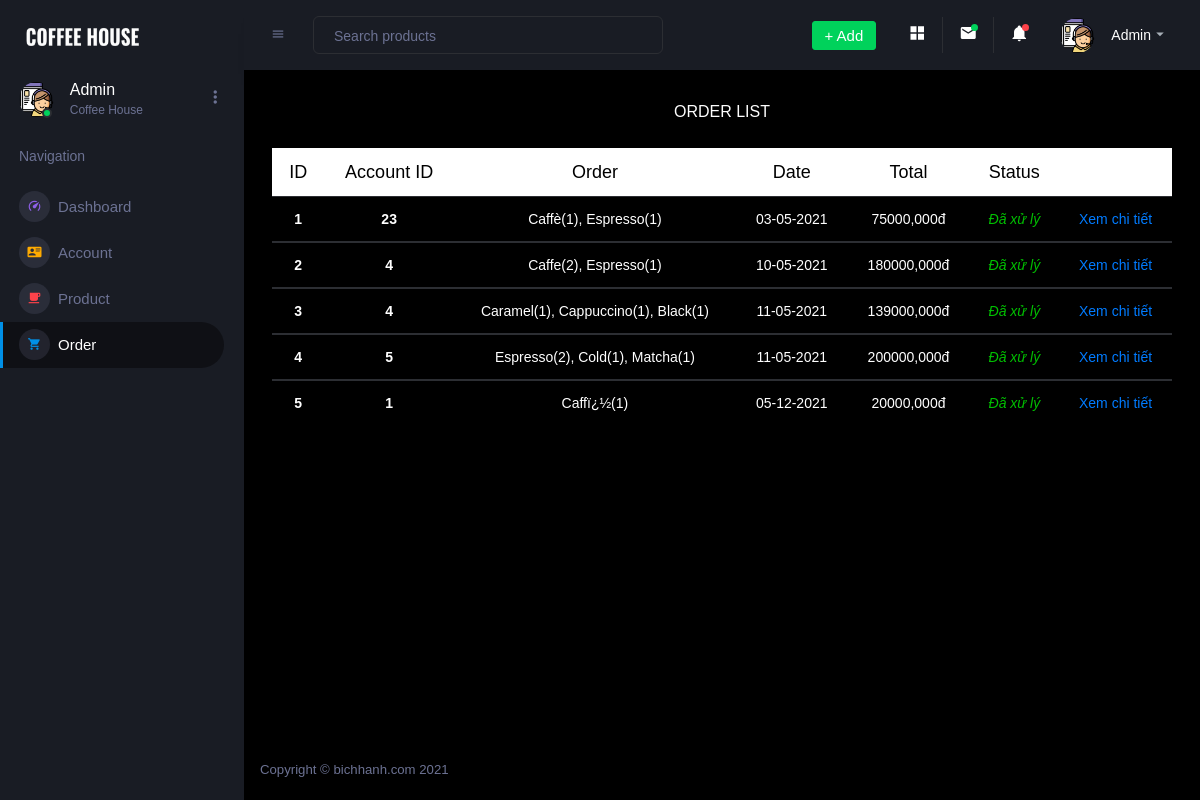
/admin/order.php, run on an earlier commit of the app's database.
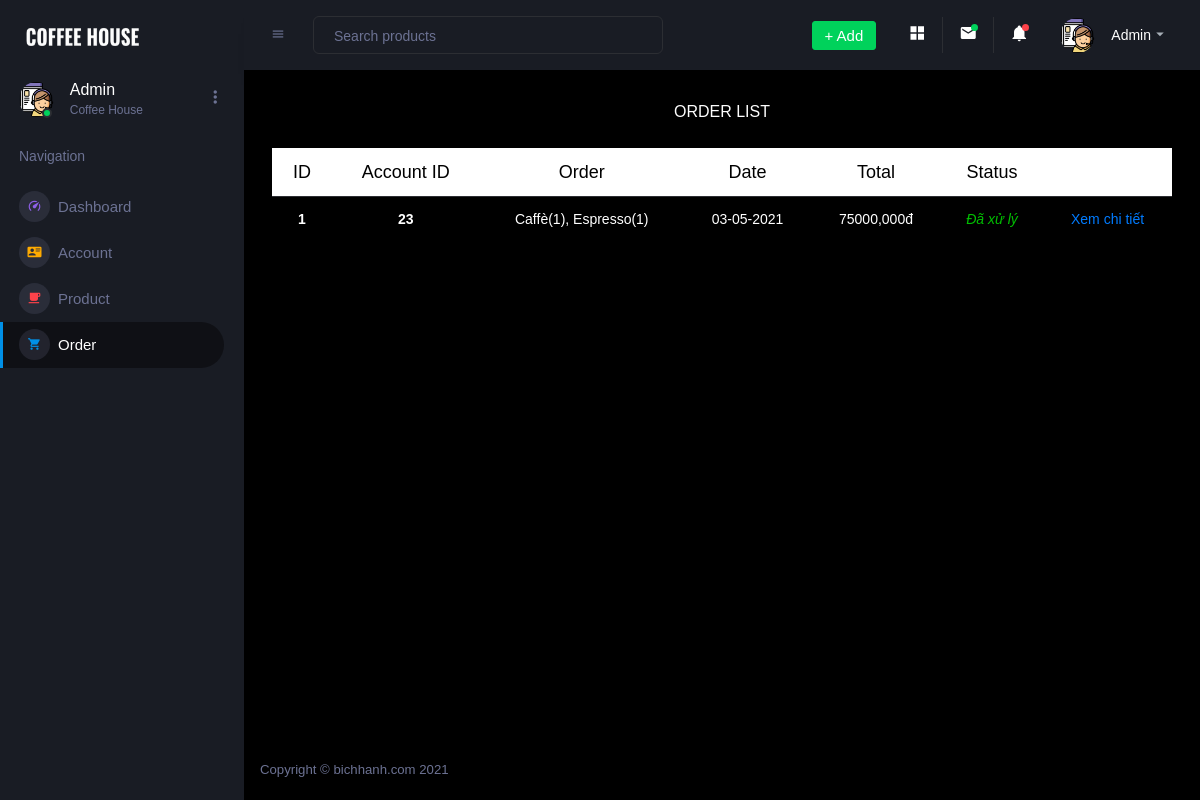
And on a later commit of the database.
### tables this page shows
CREATE TABLE `hoadon` (
  `idhd` int(10) NOT NULL,
  `matk` int(10) NOT NULL,
  `noidungdathang` varchar(255) NOT NULL,
  `ngaylap` varchar(100) NOT NULL,
  `thanhtien` varchar(100) NOT NULL,
  `tinhtrang` varchar(2) NOT NULL
);

### admin/hehe.php (called while the page is built, shortened)
<?php
class module{
    function getOrder(){
        $db = new Connection();
        $conn = $db -> conn;
        $sql = "SELECT * FROM hoadon";
        $query = mysqli_query($conn, $sql);
        $result = array();
        if(mysqli_num_rows($query) > 0){
            while($row = mysqli_fetch_assoc($query)){
                $result[] = $row;
            }
        }
        return $result;
    }
}
?>

### admin/order.php (the view, shortened to what the changed rows need)
<?php
require_once("./hehe.php");
$a = new module();
$order = $a -> getOrder();
?>
<!DOCTYPE html>
<html lang="en">
  <head>
    <link rel="stylesheet" href="assets/vendors/mdi/css/materialdesignicons.min.css">
    <link rel="stylesheet" href="assets/vendors/css/vendor.bundle.base.css">
    <link rel="stylesheet" href="assets/vendors/jvectormap/jquery-jvectormap.css">
    <link rel="stylesheet" href="assets/vendors/flag-icon-css/css/flag-icon.min.css">
    <link rel="stylesheet" href="assets/vendors/owl-carousel-2/owl.carousel.min.css">
    <link rel="stylesheet" href="assets/vendors/owl-carousel-2/owl.theme.default.min.css">
    <link rel="stylesheet" href="assets/css/style.css">
  </head>
  <body>
    <div class="container-scroller">
      <div class="container-fluid page-body-wrapper">
        <div class="main-panel" style="text-align:center">
          <div class="content-wrapper" style="text-align:center">
          <br><br>
          <table class="table">
  <thead>
    <tr style="background: white">
      <th style="color: black; font-size:18px" scope="col">ID </th>
      <th style="color: black; font-size:18px" scope="col">Account ID</th>
      <th style="color: black; font-size:18px" scope="col">Order</th>
      <th style="color: black; font-size:18px" scope="col">Date</th>
      <th style="color: black; font-size:18px" scope="col">Total</th>
      <th style="color: black; font-size:18px" scope="col">Status</th>
      <th style="color: black; font-size:18px" scope="col"></th>
    </tr>
  </thead>
  <?php foreach ($order as $value) :
  ?>
  <tbody style="color: white">
    <tr>
      <th style="text-align: center"><?php echo $value['idhd']?></th>
      <th style="text-align: center"><?php echo $value['matk']?></th>
      <td><?php echo $value['noidungdathang']?></td>
      <td><?php  echo $value['ngaylap']?></td>
      <td><?php echo $value['thanhtien']?>,000đ</td>
      <td style="color: #00bf01; font-style: italic">
         <?php
          if($value['tinhtrang'] == 1){
              echo "Đã xử lý";
          }
          ?>
      </td>
      <td><a href="orderdetail.php?id=<?php echo $value['idhd']?>">Xem chi tiết</a></td>
    </tr>
  </tbody>
  <?php endforeach ?>
</table>
          </div>
        </div>
      </div>
    </div>
  </body>
</html>

What changed in the data, as far as the page shows it:
removed hoadon: idhd "2", matk "4", noidungdathang "Caffe(2), Espresso(1)", ngaylap "10-05-2021", thanhtien "180000", tinhtrang "Đã xử lý"
removed hoadon: idhd "3", matk "4", noidungdathang "Caramel(1), Cappuccino(1), Black(1)", ngaylap "11-05-2021", thanhtien "139000", tinhtrang "Đã xử lý"
removed hoadon: idhd "4", matk "5", noidungdathang "Espresso(2), Cold(1), Matcha(1)", ngaylap "11-05-2021", thanhtien "200000", tinhtrang "Đã xử lý"
removed hoadon: idhd "5", matk "1", noidungdathang "Caffï¿½(1)", ngaylap "05-12-2021", thanhtien "20000", tinhtrang "Đã xử lý"
